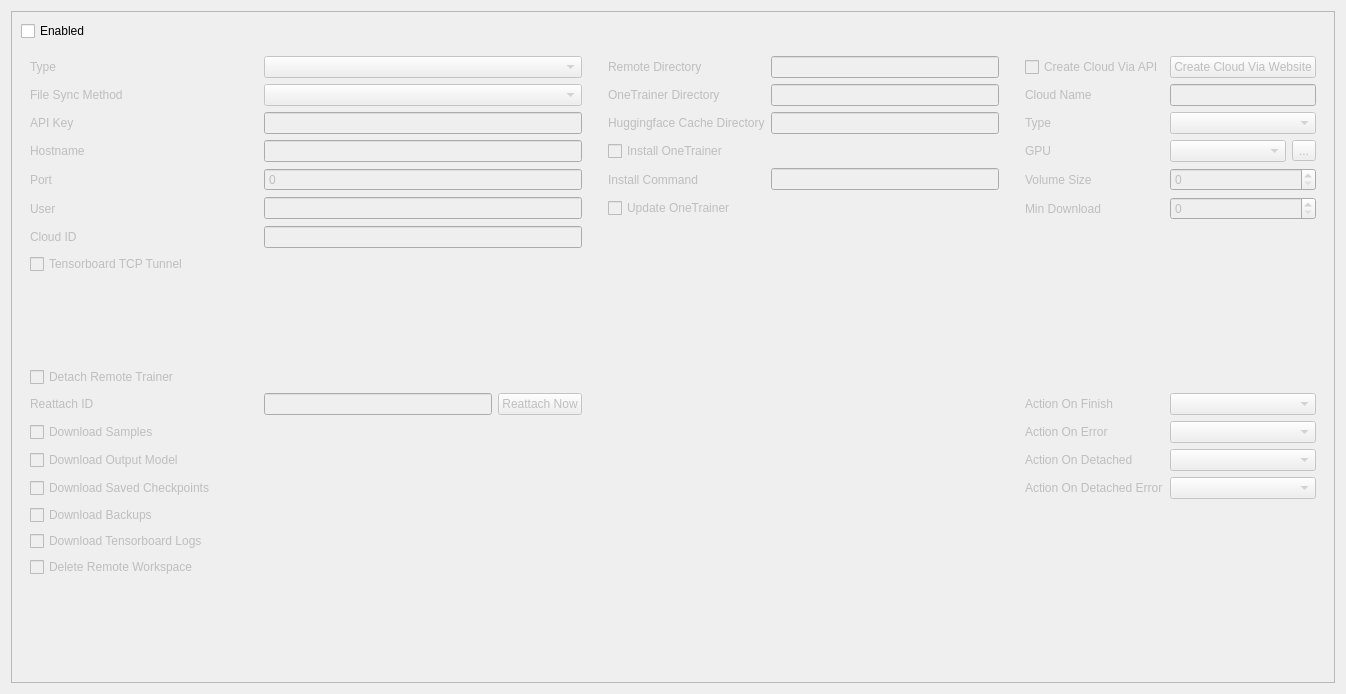
<?xml version="1.0" encoding="UTF-8"?>
<ui version="4.0">
 <class>Form</class>
 <widget class="QWidget" name="Form">
  <property name="geometry">
   <rect>
    <x>0</x>
    <y>0</y>
    <width>1346</width>
    <height>694</height>
   </rect>
  </property>
  <property name="windowTitle">
   <string>Form</string>
  </property>
  <layout class="QVBoxLayout" name="verticalLayout">
   <item>
    <widget class="QScrollArea" name="scrollArea_2">
     <property name="widgetResizable">
      <bool>true</bool>
     </property>
     <widget class="QWidget" name="scrollAreaWidgetContents_2">
      <property name="geometry">
       <rect>
        <x>0</x>
        <y>0</y>
        <width>1326</width>
        <height>674</height>
       </rect>
      </property>
      <layout class="QGridLayout" name="gridLayout_6">
       <item row="0" column="0">
        <widget class="QCheckBox" name="enabledCbx">
         <property name="toolTip">
          <string>Enable cloud training</string>
         </property>
         <property name="text">
          <string>Enabled</string>
         </property>
        </widget>
       </item>
       <item row="1" column="0">
        <widget class="QFrame" name="frame">
         <property name="enabled">
          <bool>false</bool>
         </property>
         <property name="frameShape">
          <enum>QFrame::Shape::NoFrame</enum>
         </property>
         <property name="frameShadow">
          <enum>QFrame::Shadow::Plain</enum>
         </property>
         <layout class="QGridLayout" name="gridLayout_7">
          <item row="0" column="0">
           <widget class="QLabel" name="label_32">
            <property name="text">
             <string>Type</string>
            </property>
            <property name="buddy">
             <cstring>cloudTypeCmb</cstring>
            </property>
           </widget>
          </item>
          <item row="0" column="1" colspan="2">
           <widget class="QComboBox" name="cloudTypeCmb">
            <property name="toolTip">
             <string>Choose LINUX to connect to a linux machine via SSH. Choose RUNPOD for additional functionality such as automatically creating and deleting pods</string>
            </property>
           </widget>
          </item>
          <item row="0" column="4">
           <widget class="QLabel" name="label_40">
            <property name="text">
             <string>Remote Directory</string>
            </property>
            <property name="buddy">
             <cstring>remoteDirectoryLed</cstring>
            </property>
           </widget>
          </item>
          <item row="0" column="5">
           <widget class="QLineEdit" name="remoteDirectoryLed">
            <property name="toolTip">
             <string>The directory on the cloud where files will be uploaded and downloaded</string>
            </property>
           </widget>
          </item>
          <item row="0" column="7">
           <widget class="QCheckBox" name="createCloudCbx">
            <property name="toolTip">
             <string>Automatically creates a new cloud instance if both Host:Port and Cloud ID are empty. Currently supported for RUNPOD</string>
            </property>
            <property name="text">
             <string>Create Cloud Via API</string>
            </property>
           </widget>
          </item>
          <item row="0" column="8" colspan="2">
           <widget class="QPushButton" name="createCloudBtn">
            <property name="text">
             <string>Create Cloud Via Website</string>
            </property>
           </widget>
          </item>
          <item row="1" column="0">
           <widget class="QLabel" name="label_34">
            <property name="text">
             <string>File Sync Method</string>
            </property>
            <property name="buddy">
             <cstring>fileSyncMethodCmb</cstring>
            </property>
           </widget>
          </item>
          <item row="1" column="1" colspan="2">
           <widget class="QComboBox" name="fileSyncMethodCmb">
            <property name="toolTip">
             <string>Choose NATIVE_SCP to use scp.exe to transfer files. FABRIC_SFTP uses the Paramiko/Fabric SFTP implementation for file transfers instead</string>
            </property>
           </widget>
          </item>
          <item row="1" column="4">
           <widget class="QLabel" name="label_41">
            <property name="text">
             <string>OneTrainer Directory</string>
            </property>
            <property name="buddy">
             <cstring>onetrainerDirectoryLed</cstring>
            </property>
           </widget>
          </item>
          <item row="1" column="5">
           <widget class="QLineEdit" name="onetrainerDirectoryLed">
            <property name="toolTip">
             <string>The directory for OneTrainer on the cloud</string>
            </property>
           </widget>
          </item>
          <item row="1" column="7">
           <widget class="QLabel" name="label_44">
            <property name="text">
             <string>Cloud Name</string>
            </property>
            <property name="buddy">
             <cstring>cloudNameLed</cstring>
            </property>
           </widget>
          </item>
          <item row="1" column="8" colspan="2">
           <widget class="QLineEdit" name="cloudNameLed">
            <property name="toolTip">
             <string>The name of the new cloud instance</string>
            </property>
           </widget>
          </item>
          <item row="2" column="0">
           <widget class="QLabel" name="label_35">
            <property name="text">
             <string>API Key</string>
            </property>
            <property name="buddy">
             <cstring>apiKeyLed</cstring>
            </property>
           </widget>
          </item>
          <item row="2" column="1" colspan="2">
           <widget class="QLineEdit" name="apiKeyLed">
            <property name="toolTip">
             <string>Cloud service API key for RUNPOD. Leave empty for LINUX. This value is stored separately, not saved to your configuration file</string>
            </property>
           </widget>
          </item>
          <item row="2" column="4">
           <widget class="QLabel" name="label_42">
            <property name="text">
             <string>Huggingface Cache Directory</string>
            </property>
            <property name="buddy">
             <cstring>huggingfaceCacheLed</cstring>
            </property>
           </widget>
          </item>
          <item row="2" column="5">
           <widget class="QLineEdit" name="huggingfaceCacheLed">
            <property name="toolTip">
             <string>Huggingface models are downloaded to this remote directory</string>
            </property>
           </widget>
          </item>
          <item row="2" column="7">
           <widget class="QLabel" name="label_45">
            <property name="text">
             <string>Type</string>
            </property>
            <property name="buddy">
             <cstring>subTypeCmb</cstring>
            </property>
           </widget>
          </item>
          <item row="2" column="8" colspan="2">
           <widget class="QComboBox" name="subTypeCmb">
            <property name="toolTip">
             <string>Select the RunPod cloud type. See RunPod's website for details</string>
            </property>
           </widget>
          </item>
          <item row="3" column="0">
           <widget class="QLabel" name="label_36">
            <property name="text">
             <string>Hostname</string>
            </property>
            <property name="buddy">
             <cstring>hostnameLed</cstring>
            </property>
           </widget>
          </item>
          <item row="3" column="1" colspan="2">
           <widget class="QLineEdit" name="hostnameLed">
            <property name="toolTip">
             <string>SSH server hostname or IP. Leave empty if you have a Cloud ID or want to automatically create a new cloud</string>
            </property>
           </widget>
          </item>
          <item row="3" column="4" colspan="2">
           <widget class="QCheckBox" name="installOnetrainerCbx">
            <property name="toolTip">
             <string>Automatically install OneTrainer from GitHub if the directory doesn't already exist</string>
            </property>
            <property name="text">
             <string>Install OneTrainer</string>
            </property>
           </widget>
          </item>
          <item row="3" column="7">
           <widget class="QLabel" name="label_46">
            <property name="text">
             <string>GPU</string>
            </property>
            <property name="buddy">
             <cstring>gpuCmb</cstring>
            </property>
           </widget>
          </item>
          <item row="3" column="8">
           <widget class="QComboBox" name="gpuCmb">
            <property name="toolTip">
             <string>Select the GPU type. Enter an API key before pressing the button</string>
            </property>
           </widget>
          </item>
          <item row="4" column="0">
           <widget class="QLabel" name="label_37">
            <property name="text">
             <string>Port</string>
            </property>
            <property name="buddy">
             <cstring>portSbx</cstring>
            </property>
           </widget>
          </item>
          <item row="4" column="1" colspan="2">
           <widget class="QSpinBox" name="portSbx">
            <property name="toolTip">
             <string>SSH server port. Leave empty if you have a Cloud ID or want to automatically create a new cloud</string>
            </property>
            <property name="buttonSymbols">
             <enum>QAbstractSpinBox::ButtonSymbols::NoButtons</enum>
            </property>
            <property name="maximum">
             <number>65535</number>
            </property>
           </widget>
          </item>
          <item row="4" column="4">
           <widget class="QLabel" name="label_43">
            <property name="text">
             <string>Install Command</string>
            </property>
            <property name="buddy">
             <cstring>installCommandLed</cstring>
            </property>
           </widget>
          </item>
          <item row="4" column="5">
           <widget class="QLineEdit" name="installCommandLed">
            <property name="toolTip">
             <string>The command for installing OneTrainer. Leave the default, unless you want to use a development branch of OneTrainer</string>
            </property>
           </widget>
          </item>
          <item row="4" column="7">
           <widget class="QLabel" name="label_47">
            <property name="text">
             <string>Volume Size</string>
            </property>
            <property name="buddy">
             <cstring>volumeSizeSbx</cstring>
            </property>
           </widget>
          </item>
          <item row="4" column="8" colspan="2">
           <widget class="QSpinBox" name="volumeSizeSbx">
            <property name="toolTip">
             <string>Set the storage volume size in GB. This volume persists only until the cloud is deleted - not a RunPod network volume</string>
            </property>
            <property name="maximum">
             <number>1024</number>
            </property>
           </widget>
          </item>
          <item row="5" column="0">
           <widget class="QLabel" name="label_38">
            <property name="text">
             <string>User</string>
            </property>
            <property name="buddy">
             <cstring>userLed</cstring>
            </property>
           </widget>
          </item>
          <item row="5" column="1" colspan="2">
           <widget class="QLineEdit" name="userLed">
            <property name="toolTip">
             <string>SSH username. Use &quot;root&quot; for RUNPOD. Your SSH client must be set up to connect to the cloud using a public key, without a password. For RUNPOD, create an ed25519 key locally, and copy the contents of the public keyfile to your &quot;SSH Public Keys&quot; on the RunPod website</string>
            </property>
           </widget>
          </item>
          <item row="5" column="4" colspan="2">
           <widget class="QCheckBox" name="updateOnetrainerCbx">
            <property name="toolTip">
             <string>Update OneTrainer if it already exists on the cloud</string>
            </property>
            <property name="text">
             <string>Update OneTrainer</string>
            </property>
           </widget>
          </item>
          <item row="5" column="7">
           <widget class="QLabel" name="label_48">
            <property name="text">
             <string>Min Download</string>
            </property>
            <property name="buddy">
             <cstring>minDownloadSbx</cstring>
            </property>
           </widget>
          </item>
          <item row="5" column="8" colspan="2">
           <widget class="QSpinBox" name="minDownloadSbx">
            <property name="toolTip">
             <string>Set the minimum download speed of the cloud in Mbps</string>
            </property>
            <property name="maximum">
             <number>1024</number>
            </property>
           </widget>
          </item>
          <item row="6" column="0">
           <widget class="QLabel" name="label_39">
            <property name="text">
             <string>Cloud ID</string>
            </property>
            <property name="buddy">
             <cstring>cloudIdLed</cstring>
            </property>
           </widget>
          </item>
          <item row="6" column="1" colspan="2">
           <widget class="QLineEdit" name="cloudIdLed">
            <property name="toolTip">
             <string>RUNPOD Cloud ID. The cloud service must have a public IP and SSH service. Leave empty if you want to automatically create a new RUNPOD cloud, or if you're connecting to another cloud provider via SSH Hostname and Port</string>
            </property>
           </widget>
          </item>
          <item row="7" column="0">
           <widget class="QCheckBox" name="tensorboardTcpTunnelCbx">
            <property name="toolTip">
             <string>Instead of starting tensorboard locally, make a TCP tunnel to a tensorboard on the cloud</string>
            </property>
            <property name="text">
             <string>Tensorboard TCP Tunnel</string>
            </property>
           </widget>
          </item>
          <item row="8" column="0">
           <spacer name="horizontalSpacer_8">
            <property name="orientation">
             <enum>Qt::Orientation::Horizontal</enum>
            </property>
            <property name="sizeHint" stdset="0">
             <size>
              <width>221</width>
              <height>20</height>
             </size>
            </property>
           </spacer>
          </item>
          <item row="8" column="3">
           <spacer name="verticalSpacer_7">
            <property name="orientation">
             <enum>Qt::Orientation::Vertical</enum>
            </property>
            <property name="sizeHint" stdset="0">
             <size>
              <width>20</width>
              <height>40</height>
             </size>
            </property>
           </spacer>
          </item>
          <item row="8" column="6">
           <spacer name="verticalSpacer_9">
            <property name="orientation">
             <enum>Qt::Orientation::Vertical</enum>
            </property>
            <property name="sizeHint" stdset="0">
             <size>
              <width>20</width>
              <height>40</height>
             </size>
            </property>
           </spacer>
          </item>
          <item row="9" column="0">
           <widget class="QCheckBox" name="detachRemoteTrainerCbx">
            <property name="toolTip">
             <string>Allows the trainer to keep running even if your connection to the cloud is lost</string>
            </property>
            <property name="text">
             <string>Detach Remote Trainer</string>
            </property>
           </widget>
          </item>
          <item row="10" column="0">
           <widget class="QLabel" name="label_49">
            <property name="text">
             <string>Reattach ID</string>
            </property>
            <property name="buddy">
             <cstring>reattachIdLed</cstring>
            </property>
           </widget>
          </item>
          <item row="10" column="1">
           <widget class="QLineEdit" name="reattachIdLed">
            <property name="minimumSize">
             <size>
              <width>156</width>
              <height>0</height>
             </size>
            </property>
            <property name="toolTip">
             <string>An id identifying the remotely running trainer. In case you have lost connection or closed OneTrainer, it will try to reattach to this id instead of starting a new remote trainer</string>
            </property>
           </widget>
          </item>
          <item row="10" column="2">
           <widget class="QPushButton" name="reattachBtn">
            <property name="text">
             <string>Reattach Now</string>
            </property>
           </widget>
          </item>
          <item row="10" column="5">
           <spacer name="horizontalSpacer_7">
            <property name="orientation">
             <enum>Qt::Orientation::Horizontal</enum>
            </property>
            <property name="sizeType">
             <enum>QSizePolicy::Policy::Minimum</enum>
            </property>
            <property name="sizeHint" stdset="0">
             <size>
              <width>156</width>
              <height>20</height>
             </size>
            </property>
           </spacer>
          </item>
          <item row="10" column="7">
           <widget class="QLabel" name="label_50">
            <property name="text">
             <string>Action On Finish</string>
            </property>
            <property name="buddy">
             <cstring>onFinishCmb</cstring>
            </property>
           </widget>
          </item>
          <item row="10" column="8" colspan="2">
           <widget class="QComboBox" name="onFinishCmb">
            <property name="toolTip">
             <string>What to do when training finishes and the data has been fully downloaded: Stop or delete the cloud, or do nothing</string>
            </property>
           </widget>
          </item>
          <item row="11" column="0">
           <widget class="QCheckBox" name="downloadSamplesCbx">
            <property name="toolTip">
             <string>Download samples from the remote workspace directory to your local machine</string>
            </property>
            <property name="text">
             <string>Download Samples</string>
            </property>
           </widget>
          </item>
          <item row="11" column="7">
           <widget class="QLabel" name="label_51">
            <property name="text">
             <string>Action On Error</string>
            </property>
            <property name="buddy">
             <cstring>onErrorCmb</cstring>
            </property>
           </widget>
          </item>
          <item row="11" column="8" colspan="2">
           <widget class="QComboBox" name="onErrorCmb">
            <property name="toolTip">
             <string>What to do if training stops due to an error: Stop or delete the cloud, or do nothing. Data may be lost</string>
            </property>
           </widget>
          </item>
          <item row="12" column="0">
           <widget class="QCheckBox" name="downloadOutputModelCbx">
            <property name="toolTip">
             <string>Download the final model after training. You can disable this if you plan to use an automatically saved checkpoint instead</string>
            </property>
            <property name="text">
             <string>Download Output Model</string>
            </property>
           </widget>
          </item>
          <item row="12" column="7">
           <widget class="QLabel" name="label_52">
            <property name="text">
             <string>Action On Detached</string>
            </property>
            <property name="buddy">
             <cstring>onDetachedCmb</cstring>
            </property>
           </widget>
          </item>
          <item row="12" column="8" colspan="2">
           <widget class="QComboBox" name="onDetachedCmb">
            <property name="toolTip">
             <string>What to do when training finishes, but the client has been detached and cannot download data. Data may be lost</string>
            </property>
           </widget>
          </item>
          <item row="13" column="0">
           <widget class="QCheckBox" name="downloadSavedCheckpointsCbx">
            <property name="toolTip">
             <string>Download the automatically saved training checkpoints from the remote workspace directory to your local machine</string>
            </property>
            <property name="text">
             <string>Download Saved Checkpoints</string>
            </property>
           </widget>
          </item>
          <item row="13" column="7">
           <widget class="QLabel" name="label_53">
            <property name="text">
             <string>Action On Detached Error</string>
            </property>
            <property name="buddy">
             <cstring>onDetachedErrorCmb</cstring>
            </property>
           </widget>
          </item>
          <item row="13" column="8" colspan="2">
           <widget class="QComboBox" name="onDetachedErrorCmb">
            <property name="toolTip">
             <string>What to if training stops due to an error, but the client has been detached and cannot download data. Data may be lost</string>
            </property>
           </widget>
          </item>
          <item row="14" column="0">
           <widget class="QCheckBox" name="downloadBackupsCbx">
            <property name="toolTip">
             <string>Download backups from the remote workspace directory to your local machine. It's usually not necessary to download them, because as long as the backups are still available on the cloud, the training can be restarted using one of the cloud's backups</string>
            </property>
            <property name="text">
             <string>Download Backups</string>
            </property>
           </widget>
          </item>
          <item row="15" column="0">
           <widget class="QCheckBox" name="downloadTensorboardLogCbx">
            <property name="toolTip">
             <string>Download TensorBoard event logs from the remote workspace directory to your local machine. They can then be viewed locally in TensorBoard. It is recommended to disable &quot;Sample to TensorBoard&quot; to reduce the event log size</string>
            </property>
            <property name="text">
             <string>Download Tensorboard Logs</string>
            </property>
           </widget>
          </item>
          <item row="16" column="0">
           <widget class="QCheckBox" name="deleteRemoteWorkspaceCbx">
            <property name="toolTip">
             <string>Delete the workspace directory on the cloud after training has finished successfully and data has been downloaded</string>
            </property>
            <property name="text">
             <string>Delete Remote Workspace</string>
            </property>
           </widget>
          </item>
          <item row="17" column="0">
           <spacer name="verticalSpacer_8">
            <property name="orientation">
             <enum>Qt::Orientation::Vertical</enum>
            </property>
            <property name="sizeType">
             <enum>QSizePolicy::Policy::MinimumExpanding</enum>
            </property>
            <property name="sizeHint" stdset="0">
             <size>
              <width>20</width>
              <height>3</height>
             </size>
            </property>
           </spacer>
          </item>
          <item row="3" column="9">
           <widget class="QToolButton" name="gpuBtn">
            <property name="text">
             <string>...</string>
            </property>
           </widget>
          </item>
         </layout>
        </widget>
       </item>
      </layout>
     </widget>
    </widget>
   </item>
  </layout>
 </widget>
 <tabstops>
  <tabstop>scrollArea_2</tabstop>
  <tabstop>enabledCbx</tabstop>
  <tabstop>cloudTypeCmb</tabstop>
  <tabstop>fileSyncMethodCmb</tabstop>
  <tabstop>apiKeyLed</tabstop>
  <tabstop>hostnameLed</tabstop>
  <tabstop>portSbx</tabstop>
  <tabstop>userLed</tabstop>
  <tabstop>cloudIdLed</tabstop>
  <tabstop>remoteDirectoryLed</tabstop>
  <tabstop>onetrainerDirectoryLed</tabstop>
  <tabstop>huggingfaceCacheLed</tabstop>
  <tabstop>installOnetrainerCbx</tabstop>
  <tabstop>installCommandLed</tabstop>
  <tabstop>updateOnetrainerCbx</tabstop>
  <tabstop>createCloudCbx</tabstop>
  <tabstop>createCloudBtn</tabstop>
  <tabstop>cloudNameLed</tabstop>
  <tabstop>subTypeCmb</tabstop>
  <tabstop>gpuCmb</tabstop>
  <tabstop>gpuBtn</tabstop>
  <tabstop>volumeSizeSbx</tabstop>
  <tabstop>minDownloadSbx</tabstop>
  <tabstop>tensorboardTcpTunnelCbx</tabstop>
  <tabstop>detachRemoteTrainerCbx</tabstop>
  <tabstop>downloadSamplesCbx</tabstop>
  <tabstop>reattachIdLed</tabstop>
  <tabstop>reattachBtn</tabstop>
  <tabstop>downloadOutputModelCbx</tabstop>
  <tabstop>downloadSavedCheckpointsCbx</tabstop>
  <tabstop>downloadBackupsCbx</tabstop>
  <tabstop>downloadTensorboardLogCbx</tabstop>
  <tabstop>deleteRemoteWorkspaceCbx</tabstop>
  <tabstop>onFinishCmb</tabstop>
  <tabstop>onErrorCmb</tabstop>
  <tabstop>onDetachedCmb</tabstop>
  <tabstop>onDetachedErrorCmb</tabstop>
 </tabstops>
 <resources/>
 <connections/>
</ui>
